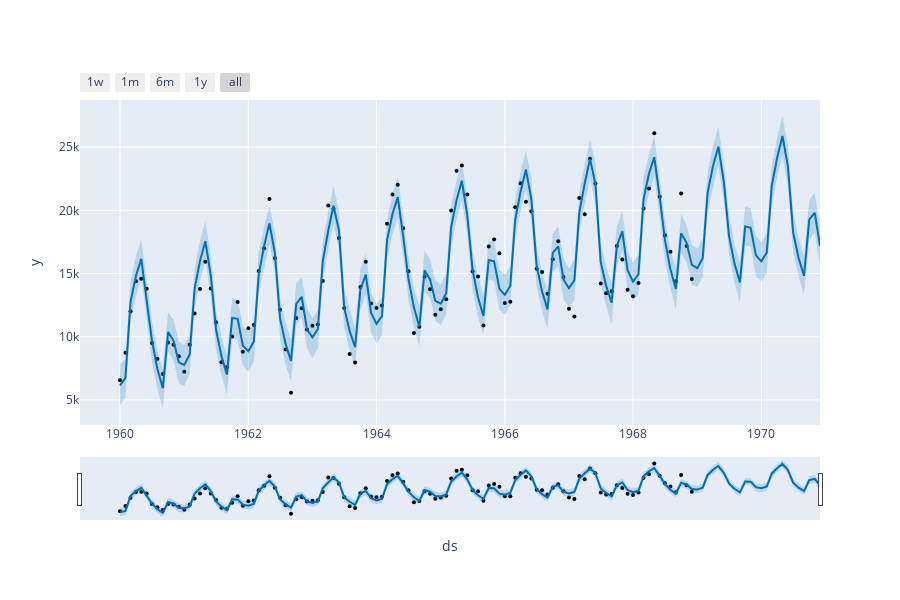

The cell this chart's notebook holds for it:
### Markdown cell above
**[Bonus 🥇]** We can make our plots interactive with another Python library called [Plotly](https://plotly.com/python/):

### Code cell
from prophet.plot import plot_plotly, plot_components_plotly

plot_plotly(model, future_forecast)
